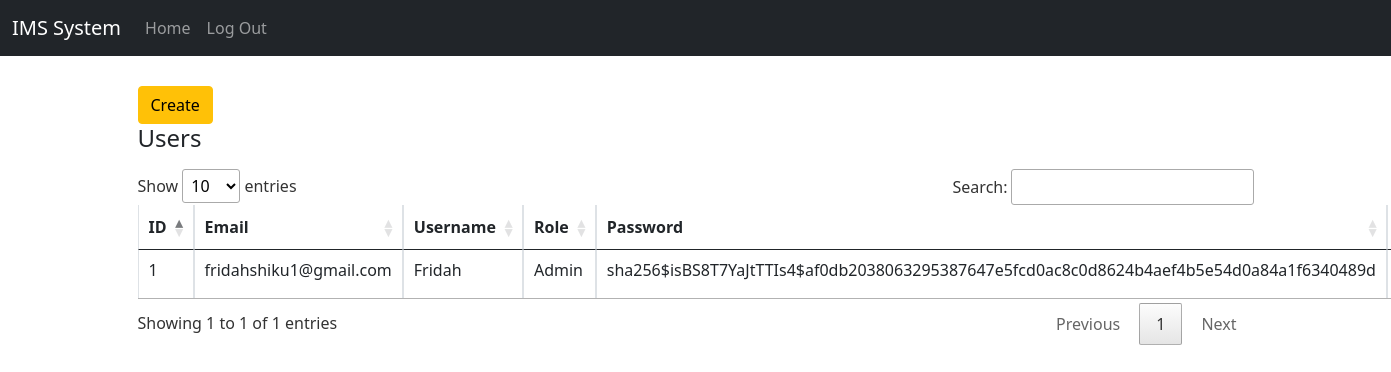
The page /admin (signed in) on the database its author committed.
### app/models/users.py (models this page shows)
class Users(UserMixin,db.Model):
    __tablename__ = "users"
    id = db.Column(db.Integer, primary_key=True)
    email = db.Column(db.String(100),nullable=False, unique=True)
    password = db.Column(db.String(100), server_default='')
    username = db.Column(db.String(1000))
    role = db.Column(db.String(1000))

### app/main.py (the view)
@app.route('/admin')
@role_required
@login_required
def admin():
    records =Users.query.all()
    return render_template('admin.html',myUsers=records)

### app/main.py (called while the page is built)
@app.before_first_request
def create_tables():
    db.create_all()
    login_manager = LoginManager()
    login_manager.login_view = 'login'
    login_manager.init_app(app)
    @login_manager.user_loader
    def load_user(user_id):
        return Users.query.get(int(user_id))

def role_required(f):
    @wraps(f)
    def wrapper(*args, **kwargs):
        if current_user.role != 'Admin' :
            flash('You are not authorised to access this page.')
            return "<h1> Access  Denied </h1>"
        else:
            return  f(*args, **kwargs)
    return wrapper

def login_required(f):
    @wraps(f)
    def wrapper(*args, **kwargs):
        if not current_user.is_authenticated :
            flash('Login first to access this page.')
            return redirect('/login')
        else:
            return  f(*args, **kwargs)
    return wrapper

@app.context_processor
def utility_processor():
    def compute_quanity(orderID: int):
        inv = OrderDetails.query.with_entities(OrderDetails.quantity,Products.sp).join(Products).filter(OrderDetails.order_id == orderID).all()
        totals = list(map(lambda tupl: tupl[0]* tupl[1], inv))
        return sum(totals)
    return dict(compute_quanity=compute_quanity)

@app.teardown_appcontext
def shutdown_session(exception=None):
    db.session.remove()

### app/templates/admin.html (shortened to what this page needs)
<!DOCTYPE html>
<html lang="en">
<head>
  <link rel="stylesheet" href="/static/css/datatables.min.css">
  <link rel="stylesheet" href="/static/css/boot 5/bootstrap.min.css">
  <link rel="stylesheet" href="/static/css/font-awesome4.7.0.min.css">
</head>
<body>
<nav class="navbar navbar-expand-lg navbar navbar-dark bg-dark">
  <div class="container-fluid">
    <a class="navbar-brand" href="#">IMS System</a>
    <div class="collapse navbar-collapse" id="navbarNavDropdown">
      <ul class="navbar-nav">
        <li class="nav-item">
          <a class="nav-link " href="/">Home</a>
        </li>
      </ul>
      <span  class="navbar-nav justify-content-end">
        {% if current_user.is_authenticated %}
          <li class="nav-item"><a class="nav-link" href="/logout"> Log Out</a></li>
        {% endif %}
      </span>
    </div>
  </div>
</nav>
<div class="container">
  <button type="button" class="btn btn-warning" data-bs-toggle="modal" data-bs-target="#exampleModal">
      Create
  </button>
</div>
<div class="container">
    <h4>Users</h4>
    <table class="table table-bordered" id = 'table1'>
      <thead>
        <tr>
          <th>ID</th>
          <th>Email</th>
          <th>Username</th>
          <th>Role</th>
          <th>Password</th>
          <th>Delete</th>
        </tr>
      </thead>
      <tbody>
        {% for record in myUsers %}
        <tr>
          <td>{{record.id}}</td>
          <td>{{record.email}}</td>
          <td>{{record.username}}</td>
          <td>{{record.role}}</td>
          <td>{{record.password}}</td>
          <td>
          </td>
        </tr>
        {% endfor %}
      </tbody>
    </table>
</div>
</body>
</html>

### app/templates/admin.html (style rules this page uses)
.navbar { margin-bottom: 30px; border-radius: 0; background-color: black; }
body { margin-bottom: 50px; }

### rows shown on the page
Users: id "1", email "fridahshiku1@gmail.com", username "Fridah", role "Admin", password "sha256$isBS8T7YaJtTTIs4$af0db2038063295387647e5fcd0ac8c0d8624b4aef4b5e54d0a84a1f6340489d"
